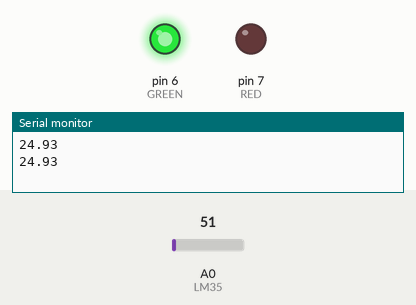
A sketch run on a simulated Arduino Uno, built with avr-gcc and run on an emulated ATmega328P. Parts: output pins drawn as LEDs (lit = HIGH), the last lines printed to the serial monitor. The test bench sets the inputs (shaded band); at power-on: A0 (LM35) = 51.

Above: at 1.8 s.
1.9 s: A0 (LM35) set to 93
3.4 s: A0 (LM35) set to 113
At 4.7 s:
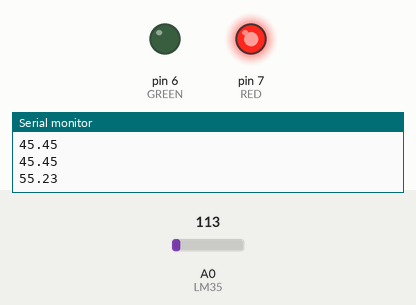
5.5 s: A0 (LM35) set to 86
At 7.2 s:
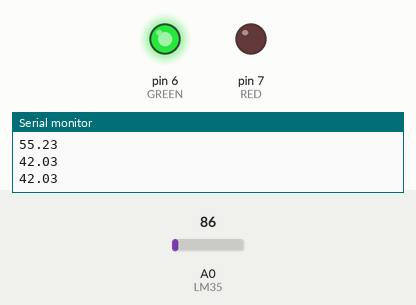
7.5 s: A0 (LM35) set to 112
At 9.0 s:
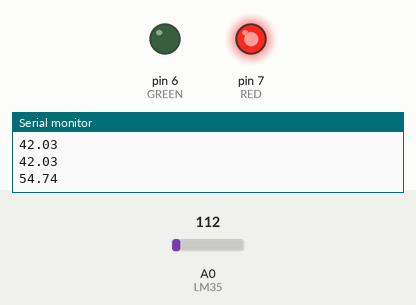
Timing chart, 0 to 10.5 s (numbered marks = the images above; inputs shaded):
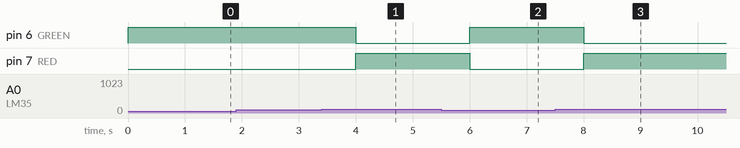

Measured:
- the behaviour switches between 102 and 103 on A0 (LM35) (found by bisection; images 0 and 1)
- after the input at 3.4 s, pin 6 (GREEN): HIGH → LOW after 0.60 s; pin 7 (RED): LOW → HIGH after 0.60 s
- after the input at 5.5 s, pin 6 (GREEN): LOW → HIGH after 0.50 s; pin 7 (RED): HIGH → LOW after 0.50 s
- after the input at 7.5 s, pin 6 (GREEN): HIGH → LOW after 0.51 s; pin 7 (RED): LOW → HIGH after 0.51 s

The sketch:

Thermal_Monitoring_System_Using_LM35_Sensor.ino
```cpp
#define LM35 A0
#define RED 7
#define GREEN 6

float lm_value;
float tempc;

void setup() {
  Serial.begin(9600);
  pinMode(RED, OUTPUT);
  pinMode(GREEN, OUTPUT);
}

void loop() {
  lm_value = analogRead(LM35);
  tempc = (lm_value * 500) / 1023;
  Serial.println(tempc); // Temperature in Celsius

  // Condition
  if (tempc > 50) {
    digitalWrite(RED, HIGH);
    digitalWrite(GREEN, LOW);
  } else {
    digitalWrite(GREEN, HIGH);
    digitalWrite(RED, LOW);
  }

  delay(1000);
}
```
